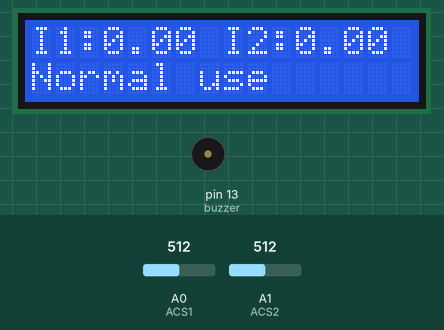
Recording of a sketch running on a simulated Arduino Uno, built with avr-gcc and run on an emulated ATmega328P. Shown: 16×2 character LCD, buzzer (waves = sounding, pin HIGH). Inputs (shaded band) come from the test bench; at power-on: A0 (ACS1) = 512, A1 (ACS2) = 512. What the sketch prints to the serial monitor is not drawn.

Above: at 4.3 s.
4.4 s: A0 (ACS1) set to 496
At 6.8 s:
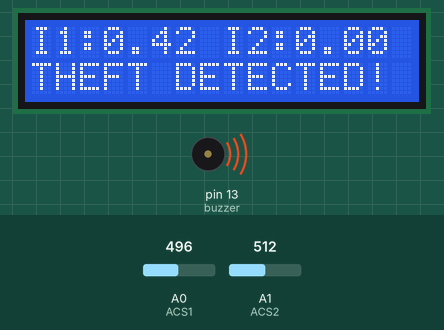
7.2 s: A1 (ACS2) set to 483
At 9.3 s:
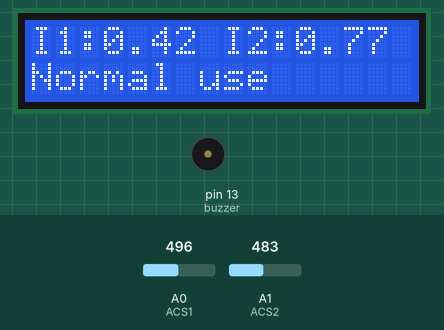
9.6 s: A0 (ACS1) set to 511
At 11.6 s:
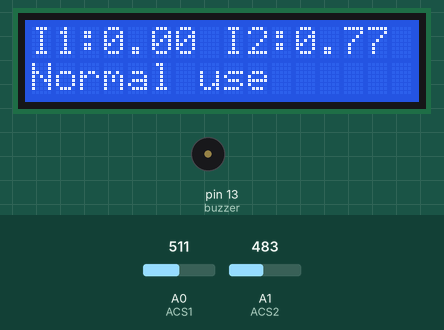
12.0 s: A1 (ACS2) set to 510
At 13.9 s:
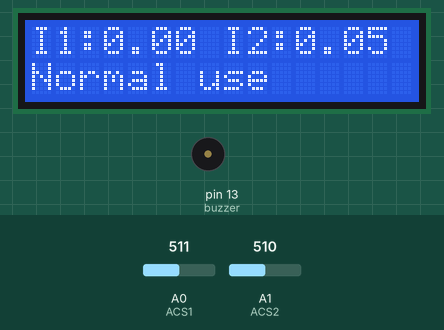
14.4 s: A1 (ACS2) set to 490
At 16.2 s:
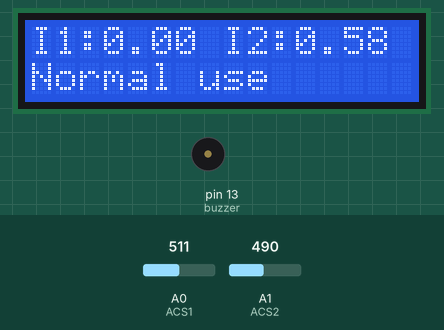
16.8 s: A0 (ACS1) set to 490
At 18.6 s:
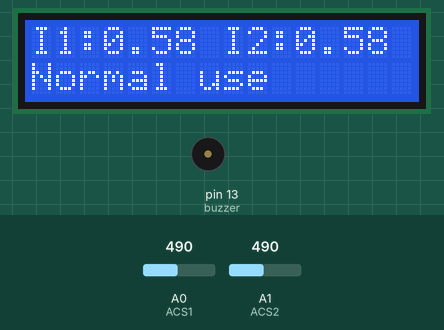
Timing chart, 0 to 20.1 s (numbered marks = the images above; inputs shaded):
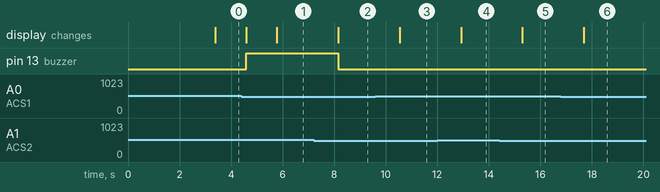

The sketch:

Electric_theft.ino
```cpp
#include <Wire.h>
#include <LiquidCrystal_I2C.h>
#include <SoftwareSerial.h>

LiquidCrystal_I2C lcd(0x27, 16, 2);

// GSM
//SoftwareSerial gsm(11, 10); // RX, TX

// ESP8266 (use hardware serial or SoftwareSerial if needed)

// Pins
#define ACS1 A0
#define ACS2 A1
// #define VOLT A2

#define buzzer 13

float sensitivity = 0.185;

float offset1 = 2.5;
float offset2 = 2.5;
float voltageOffset = 2.5;

// -------- Calibration ----------
void calibrate() {
  float sum1 = 0, sum2 = 0, sumV = 0;

  for (int i = 0; i < 500; i++) {
    sum1 += analogRead(ACS1);
    sum2 += analogRead(ACS2);
    // sumV += analogRead(VOLT);
    delay(2);
  }

  offset1 = (sum1 / 500.0) * 5.0 / 1023.0;
  offset2 = (sum2 / 500.0) * 5.0 / 1023.0;
  voltageOffset = (sumV / 500.0) * 5.0 / 1023.0;
}

// -------- RMS Current ----------
float readCurrent(int pin, float offset) {
  float sum = 0;
  int samples = 200;

  for (int i = 0; i < samples; i++) {
    float v = analogRead(pin) * 5.0 / 1023.0;
    float c = (v - offset) / sensitivity;
    sum += c * c;
    delayMicroseconds(200);
  }

  float rms = sqrt(sum / samples);

  if (rms < 0.05) rms = 0;
  return rms;
}

//-------- RMS Voltage ----------
float readVoltage() {
  float sum = 0;
  int samples = 200;

  for (int i = 0; i < samples; i++) {
    float v = analogRead(220) * 5.0 / 1023.0;
    float realV = (v - voltageOffset) * 100; // adjust scaling
    sum += realV * realV;
    delayMicroseconds(200);
  }

  float rms = sqrt(sum / samples);

  if (rms < 1) rms = 0;
  return rms;
}

//-------- GSM Alert ----------
// void sendSMS(String msg) {
//   gsm.println("AT+CMGF=1");
//   delay(1000);
//   gsm.println("AT+CMGS=\"+91\"");
//   delay(1000);
//   gsm.println(msg);
//   delay(100);
//   gsm.write(26);
// }

// -------- Setup ----------
void setup() {
  Serial.begin(9600);
  //gsm.begin(9600);

  pinMode(buzzer, OUTPUT);

  lcd.init();
  lcd.backlight();

  lcd.print("Calibrating...");
  calibrate();
  delay(2000);
}

// -------- Loop ----------
void loop() {

  float I1 = readCurrent(ACS1, offset1);
  float I2 = readCurrent(ACS2, offset2);
  float V = 220;

  float power1 = V * I1;
  float power2 = V * I2;

  float diff = I1 - I2;

  // LCD Display
  lcd.clear();
  lcd.setCursor(0, 0);
  lcd.print("I1:");
  lcd.print(I1);
  lcd.print(" I2:");
  lcd.print(I2);

  // lcd.setCursor(0, 1);
  // lcd.print("P:");
  // lcd.print(power2);

  // Serial Monitor
  // Serial.print("Voltage: "); Serial.println(V);
  // Serial.print("I1: "); Serial.println(I1);
  // Serial.print("I2: "); Serial.println(I2);
  // Serial.print("Power: "); Serial.println(power1);
  // Serial.print("Power: "); Serial.println(power2);

  String status;

  if (diff > 0.10) {
    status = "THEFT";
    lcd.setCursor(0, 1);
    lcd.print("THEFT DETECTED!");
    digitalWrite(buzzer, HIGH);
    // sendSMS("Electricity Theft Detected!");
  } else {
    status = "NORMAL";
    lcd.setCursor(0, 1);
    lcd.print("Normal use");
    digitalWrite(buzzer, LOW);
  }

  Serial.println(String(I1) + "," +
               String(I2) + "," +
               String(V) + "," +
               String(power1) + "," +
               String(power2) + "," +
               status);

  // 🔁 Recalibrate every 1 minute
  static unsigned long lastCal = 0;
  if (millis() - lastCal > 60000) {
    calibrate();
    lastCal = millis();
  }

  delay(1000);
}
```

Measured:
- the behaviour switches between 509 and 508 on A0 (ACS1) (found by bisection; images 0 and 1)
- the behaviour switches between 500 and 499 on A1 (ACS2) (found by bisection; images 1 and 2)
- after the input at 4.4 s, pin 13 (buzzer): LOW → HIGH after 0.18 s; the display: first changes after 0.18 s (image 1 shows a later state)
- after the input at 7.2 s, pin 13 (buzzer): HIGH → LOW after 0.96 s; the display: changes after 0.96 s (image 2)
- after the input at 9.6 s, the display: changes after 0.94 s (image 3)
- after the input at 12.0 s, the display: changes after 0.92 s (image 4)
- after the input at 14.4 s, the display: changes after 0.90 s (image 5)
- after the input at 16.8 s, the display: changes after 0.88 s (image 6)
